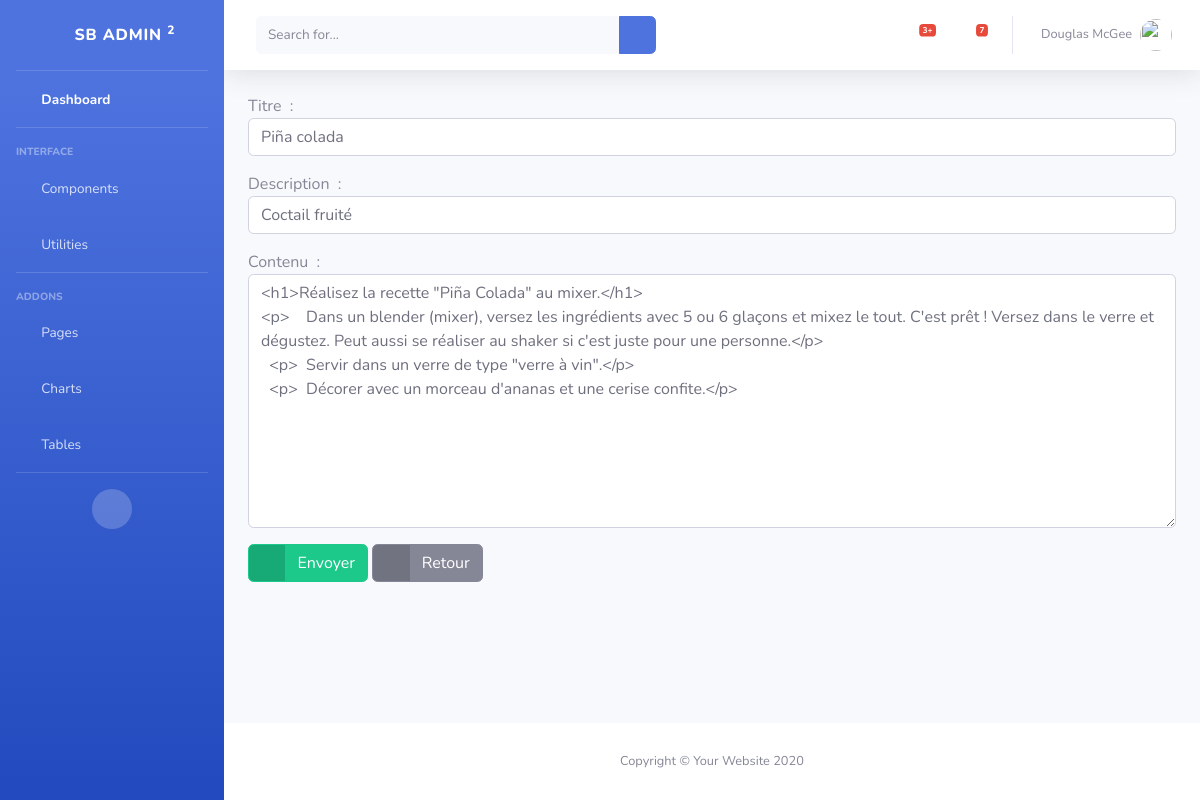
The page /fr/cocktails/update/2 on the database its author committed.
### app/models.py (models this page shows, shortened)
class Cocktail(models.Model):
    title = models.CharField(
        max_length=200, default=None, blank=False, null=True
    )
    description = models.CharField(
        max_length=200, default=None, blank=False, null=True
    )
    content = models.TextField(default=None, blank=False, null=True)

### app/views.py (the view)
class CocktailUpdateView(generic.UpdateView):
    template_name = "cocktail_create.html"
    model = Cocktail
    form_class = CocktailForm
    success_url = reverse_lazy("cocktails_list")

### app/forms.py (shortened to what this page needs)
class CocktailForm(forms.ModelForm):
    class Meta:
        model = Cocktail
        fields = ('title', 'description', 'content')
    title = forms.CharField(
        label="Titre", max_length=200,
        widget=forms.TextInput(attrs={"class": "form-control"})
    )
    description = forms.CharField(
        label="Description", max_length=200,
        widget=forms.TextInput(attrs={"class": "form-control"})
    )
    content = forms.CharField(
        label="Contenu", max_length=2000,
        widget=forms.Textarea(attrs={"class": "form-control"})
    )

### templates/cocktail_create.html (shortened to what this page needs)
{% extends 'base.html' %}
{% block body %}
    <form action="" method="post" enctype="multipart/form-data">
        {% for field in form %}
            <p>
                {{ field.label }} &nbsp;:
                {{  field }}
            </p>
        {% endfor %}
        <button type="submit" class="btn btn-success btn-icon-split">
                                        <span class="icon text-white-50">
                                            <i class="fas fa-check"></i>
                                        </span>
            <span class="text">Envoyer</span>
        </button>
        <a href="{% url 'cocktails_list' %}" class="btn btn-secondary btn-icon-split">
                                        <span class="icon text-white-50">
                                            <i class="fas fa-arrow-left"></i>
                                        </span>
            <span class="text">Retour</span>
        </a>
    </form>
{% endblock %}

### rows shown on the page
Cocktail: form "Piña colada" "Coctail fruité" "<h1>Réalisez la recette \"Piña Colada\" au mixer.</h1> <p> Dans un blender (mixer), versez les ingrédients avec 5 ou 6 glaçons et mixez le tout. C'est prêt ! Versez dans le verre et dégustez. Peut aussi se réaliser au shaker si c'est juste pour une personne.</p> <p> Servir dans un verre de type \"verre à vin\".</p> <p> Décorer avec un morceau d'ananas et une cerise confite.</p>"

### other values the page prints
{{ field.label }} "Titre" "Description" "Contenu"
